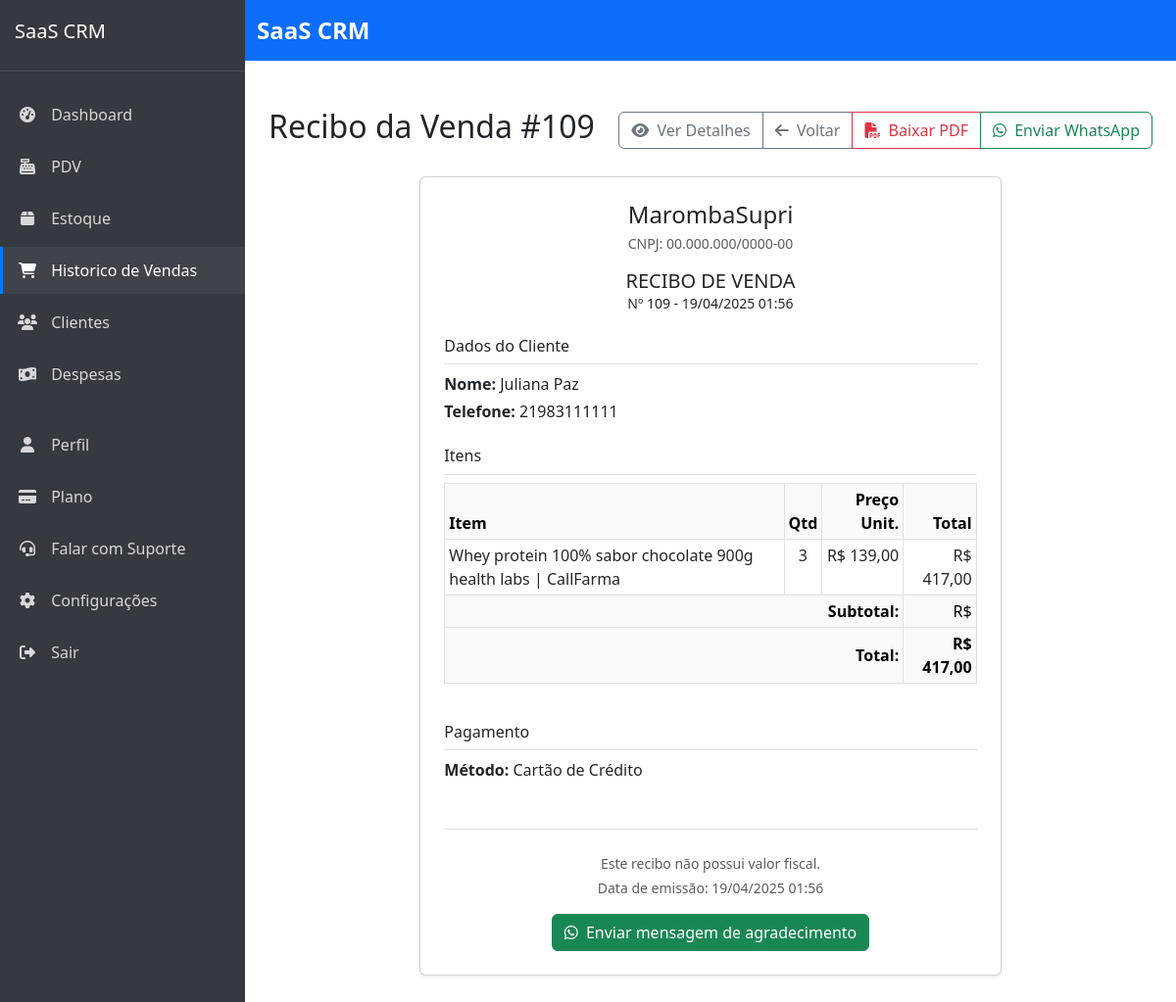
/sistema/vendas/109/recibo/ (signed in), run on the app's committed database.
### sales/models.py (models this page shows, shortened)
class Sale(models.Model):
    STATUS_CHOICES = (
        ('pending', 'Pendente'),
        ('paid', 'Pago'),
        ('cancelled', 'Cancelado'),
    )
    company = models.ForeignKey(Company, on_delete=models.CASCADE, verbose_name='Empresa', related_name='sales')
    customer = models.ForeignKey(
        'customers.Customer',
        on_delete=models.SET_NULL,
        null=True,
        blank=True,
        related_name='sales'
    )
    payment_method = models.ForeignKey(PaymentMethod, on_delete=models.PROTECT, verbose_name='Método de Pagamento', related_name='sales')
    created_by = models.ForeignKey(settings.AUTH_USER_MODEL, on_delete=models.PROTECT, null=True, blank=True, verbose_name='Criado por', related_name='sales_created')
    status = models.CharField('Status', max_length=20, choices=STATUS_CHOICES, default='pending')
    total = models.DecimalField('Total', max_digits=10, decimal_places=2, default=0)
    discount = models.DecimalField('Desconto', max_digits=10, decimal_places=2, default=0)
    cost_total = models.DecimalField('Custo Total', max_digits=10, decimal_places=2, default=0)
    profit = models.DecimalField('Lucro', max_digits=10, decimal_places=2, default=0)
    profit_margin = models.DecimalField('Margem de Lucro', max_digits=5, decimal_places=2, default=0)
    notes = models.TextField('Observações', blank=True, null=True)
    created_at = models.DateTimeField('Criado em', auto_now_add=True)
    updated_at = models.DateTimeField('Atualizado em', auto_now=True)
    is_canceled = models.BooleanField(default=False)
    canceled_at = models.DateTimeField(null=True, blank=True)
    canceled_by = models.ForeignKey(
        settings.AUTH_USER_MODEL, on_delete=models.SET_NULL,
        null=True, blank=True, related_name='canceled_sales'
    )
    access_token = models.UUIDField(default=uuid.uuid4, editable=False)
    class Meta:
        verbose_name = 'Venda'
        verbose_name_plural = 'Vendas'
        ordering = ['-created_at']

class SaleItem(models.Model):
    sale = models.ForeignKey(Sale, on_delete=models.CASCADE, verbose_name='Venda', related_name='items')
    product = models.ForeignKey(Product, on_delete=models.PROTECT, verbose_name='Produto', related_name='sale_items')
    quantity = models.PositiveIntegerField('Quantidade', default=1)
    price = models.DecimalField('Preço', max_digits=10, decimal_places=2)
    cost_price = models.DecimalField('Custo', max_digits=10, decimal_places=2, null=True, blank=True)
    subtotal = models.DecimalField('Subtotal', max_digits=10, decimal_places=2, default=0)
    class Meta:
        verbose_name = 'Item da Venda'
        verbose_name_plural = 'Itens da Venda'

class PaymentMethod(models.Model):
    company = models.ForeignKey(Company, on_delete=models.CASCADE, verbose_name='Empresa', related_name='payment_methods')
    name = models.CharField('Nome', max_length=100)
    description = models.TextField('Descrição', blank=True, null=True)
    is_active = models.BooleanField('Ativo', default=True)
    created_at = models.DateTimeField('Criado em', default=timezone.now)
    updated_at = models.DateTimeField('Atualizado em', default=timezone.now)
    class Meta:
        verbose_name = 'Método de Pagamento'
        verbose_name_plural = 'Métodos de Pagamento'
        ordering = ['name']
        unique_together = ['company', 'name']  # Prevent duplicate payment methods within same company

### core/models.py (models this page shows, shortened)
class Company(models.Model):
    owner = models.OneToOneField(User, on_delete=models.CASCADE, verbose_name='Proprietário', null=True, blank=True)
    name = models.CharField('Nome da Empresa', max_length=100)
    cnpj = models.CharField('CNPJ', max_length=18, blank=True, null=True)
    email = models.EmailField('E-mail', max_length=100, blank=True, null=True)
    phone = models.CharField('Telefone', max_length=20, blank=True, null=True)
    address = models.CharField('Endereço', max_length=200, blank=True, null=True)
    city = models.CharField('Cidade', max_length=100, blank=True, null=True)
    state = models.CharField('Estado', max_length=2, blank=True, null=True)
    zipcode = models.CharField('CEP', max_length=9, blank=True, null=True)
    logo = models.ImageField('Logo', upload_to='company_logos/', blank=True, null=True)
    is_active = models.BooleanField('Ativa', default=True)
    created_at = models.DateTimeField('Criado em', default=timezone.now)
    updated_at = models.DateTimeField('Atualizado em', default=timezone.now)
    class Meta:
        verbose_name = 'Empresa'
        verbose_name_plural = 'Empresas'

### customers/models.py (models this page shows, shortened)
class Customer(models.Model):
    company = models.ForeignKey(Company, on_delete=models.CASCADE, verbose_name='Empresa', related_name='customers')
    name = models.CharField('Nome', max_length=100)
    email = models.EmailField('E-mail', max_length=100, blank=True, null=True)
    phone = models.CharField('Telefone', max_length=20, blank=True, null=True)
    address = models.CharField('Endereço', max_length=200, blank=True, null=True)
    city = models.CharField('Cidade', max_length=100, blank=True, null=True)
    state = models.CharField('Estado', max_length=2, blank=True, null=True)
    zipcode = models.CharField('CEP', max_length=9, blank=True, null=True)
    notes = models.TextField('Observações', blank=True, null=True)
    is_active = models.BooleanField('Ativo', default=True)
    loyalty_points = models.IntegerField('Pontos de Fidelidade', default=0)
    loyalty_tier = models.ForeignKey(LoyaltyTier, on_delete=models.SET_NULL, null=True, blank=True, verbose_name='Nível de Fidelidade')
    birthday = models.DateField('Data de Nascimento', null=True, blank=True)
    created_at = models.DateTimeField('Criado em', auto_now_add=True)
    updated_at = models.DateTimeField('Atualizado em', auto_now=True)
    class Meta:
        verbose_name = 'Cliente'
        verbose_name_plural = 'Clientes'
        ordering = ['name']
        unique_together = [['company', 'email'], ['company', 'phone']]  # Prevent duplicate contacts within same company

### products/models.py (models this page shows, shortened)
class Product(models.Model):
    company = models.ForeignKey(Company, on_delete=models.CASCADE, verbose_name='Empresa', related_name='products')
    name = models.CharField('Nome', max_length=100)
    code = models.CharField('Código', max_length=50, unique=True, blank=True, null=True)
    description = models.TextField('Descrição', blank=True, null=True)
    category = models.ForeignKey(Category, on_delete=models.CASCADE, verbose_name='Categoria', related_name='products')
    price = models.DecimalField('Preço', max_digits=10, decimal_places=2)
    cost = models.DecimalField('Custo', max_digits=10, decimal_places=2)
    stock_quantity = models.PositiveIntegerField('Quantidade em estoque', default=0)
    stock_alert_level = models.PositiveIntegerField('Nível de alerta de estoque', default=10)
    barcode = models.CharField('Código de barras', max_length=100, blank=True, null=True)
    image = models.ImageField('Imagem', upload_to='products/', blank=True, null=True)
    is_active = models.BooleanField('Ativo', default=True)
    has_variations = models.BooleanField('Possui variações', default=False)
    created_at = models.DateTimeField('Criado em', auto_now_add=True)
    updated_at = models.DateTimeField('Atualizado em', auto_now=True)
    class Meta:
        verbose_name = 'Produto'
        verbose_name_plural = 'Produtos'
        ordering = ['name']
        unique_together = [['company', 'code'], ['company', 'barcode']]  # Prevent duplicate codes/barcodes within same company

### sales/views.py (the view)
# urls.py: path('<int:pk>/recibo/', views.sale_receipt, name='sale_receipt'),
@login_required
def sale_receipt(request, pk):
    sale = get_object_or_404(Sale, pk=pk, company=request.user.company)
    items = sale.items.all().select_related('product')
    context = {
        'sale': sale,
        'items': items,
        'weasyprint_available': WEASYPRINT_AVAILABLE,
    }
    return render(request, 'sales/sale_receipt.html', context)

### saas_crm/urls.py (called while the page is built)
    def __call__(self, request):
        if request.user.is_authenticated and request.user.is_superuser and 'impersonate_user_id' in request.session:
            user_id = request.session['impersonate_user_id']
            try:
                request.real_user = request.user
                request.user = User.objects.get(pk=user_id)
                request.is_impersonating = True
            except User.DoesNotExist:
                del request.session['impersonate_user_id']
        response = self.get_response(request)
        return response

### templates/sales/sale_receipt.html (shortened to what this page needs)
{% extends 'core/base.html' %}
{% load static %}
{% load humanize %}
{% block content %}
<div class="container mt-4 mb-5">
    <div class="d-flex justify-content-between align-items-center mb-4">
        <h1 class="h2">Recibo da Venda #{{ sale.id }}</h1>
        <div class="btn-group">
            <a href="{% url 'sales:sale_detail' sale.id %}" class="btn btn-outline-secondary">
                <i class="fas fa-eye me-1"></i> Ver Detalhes
            </a>
            <a href="{% url 'sales:sale_list' %}" class="btn btn-outline-secondary">
                                <i class="fas fa-arrow-left me-1"></i> Voltar
                            </a>
            {% if weasyprint_available %}
            <a href="{% url 'sales:sale_pdf' sale.id %}" class="btn btn-outline-danger">
                <i class="fas fa-file-pdf me-1"></i> Baixar PDF
            </a>
            {% endif %}
            {% if sale.customer and sale.customer.phone %}
            <a href="{% url 'sales:sale_pdf' sale.id %}?whatsapp=true" class="btn btn-outline-success">
                <i class="fab fa-whatsapp me-1"></i> Enviar WhatsApp
            </a>
            {% endif %}
                        </div>
                    </div>
    <div class="row justify-content-center">
        <div class="col-md-8">
            <div class="card shadow-sm">
                <div class="card-body p-4">
                    <div class="text-center mb-4">
                        <h3 class="h4 mb-1">{{ request.user.company.name }}</h3>
                        <p class="text-muted small mb-0">CNPJ: {{ request.user.company.cnpj|default:"00.000.000/0000-00" }}</p>
                        <h4 class="h5 mb-0">RECIBO DE VENDA</h4>
                        <p class="small mb-0">Nº {{ sale.id }} - {{ sale.created_at|date:"d/m/Y H:i" }}</p>
                    </div>
                    {% if sale.customer %}
                    <div class="mb-4">
                        <h5 class="h6 border-bottom pb-2 mb-2">Dados do Cliente</h5>
                        <p class="mb-1"><strong>Nome:</strong> {{ sale.customer.name }}</p>
                        {% if sale.customer.phone %}
                        <p class="mb-1"><strong>Telefone:</strong> {{ sale.customer.phone }}</p>
                        {% endif %}
                    </div>
                    {% endif %}
                    <div class="mb-4">
                        <h5 class="h6 border-bottom pb-2 mb-2">Itens</h5>
                    <div class="table-responsive">
                            <table class="table table-sm table-bordered">
                                <thead class="table-light">
                                    <tr>
                                        <th>Item</th>
                                        <th class="text-center">Qtd</th>
                                        <th class="text-end">Preço Unit.</th>
                                        <th class="text-end">Total</th>
                                </tr>
                            </thead>
                            <tbody>
                                {% for item in items %}
                                <tr>
                                        <td>{{ item.product.name }}</td>
                                        <td class="text-center">{{ item.quantity }}</td>
                                        <td class="text-end">R$ {{ item.price }}</td>
                                        <td class="text-end">R$ {{ item.subtotal }}</td>
                                </tr>
                                {% endfor %}
                            </tbody>
                                <tfoot class="table-light">
                                <tr>
                                        <td colspan="3" class="text-end"><strong>Subtotal:</strong></td>
                                        <td class="text-end">R$ {{ sale.subtotal }}</td>
                                </tr>
                                <tr>
                                        <td colspan="3" class="text-end"><strong>Total:</strong></td>
                                        <td class="text-end fw-bold">R$ {{ sale.total }}</td>
                                </tr>
                            </tfoot>
                        </table>
                        </div>
                    </div>
                    <div class="mb-4">
                        <h5 class="h6 border-bottom pb-2 mb-2">Pagamento</h5>
                        <p class="mb-1"><strong>Método:</strong> {{ sale.payment_method.name }}</p>
                    </div>
                    <div class="text-center mt-5 pt-4 border-top">
                        <p class="small text-muted mb-1">Este recibo não possui valor fiscal.</p>
                        <p class="small text-muted mb-0">Data de emissão: {{ sale.created_at|date:"d/m/Y H:i" }}</p>
                        {% if sale.customer and sale.customer.phone %}
                        <div class="mt-3">
                            <a href="{% url 'sales:send_whatsapp' sale.id %}" class="btn btn-success">
                                <i class="fab fa-whatsapp me-1"></i> Enviar mensagem de agradecimento
                            </a>
                        </div>
                        {% endif %}
                    </div>
                </div>
            </div>
        </div>
    </div>
</div>
{% endblock %}

### templates/core/base.html (style rules this page uses)
body { display: flex; min-height: 100vh; flex-direction: column; }

### data on the page
Sale: id "109", created_at "19/04/2025 01:56", customer.name "Juliana Paz", customer.phone "21983111111", total "417,00", payment_method.name "Cartão de Crédito"
SaleItem: product.name "Whey protein 100% sabor chocolate 900g health labs | CallFarma", quantity "3", price "139,00", subtotal "417,00"

### other printed values
{{ request.user.company.name }} "MarombaSupri"
{{ request.user.company.cnpj|default:"00.000.000/0000-00" }} "00.000.000/0000-00"
